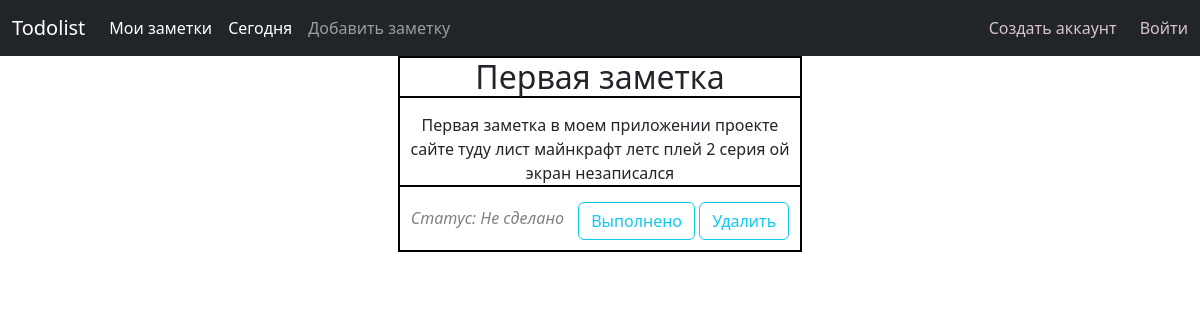
The page /notes/1/ on the database its author committed.
### notes/models.py (models this page shows, shortened)
class Note(models.Model):
    STATUS_CHOICES = [
        ('ToDo', 'Не сделано'),
        ('Completed', 'Сделано'),
    ]
    title = models.CharField(max_length=200)
    created = models.DateTimeField(auto_now_add=True)
    datetodo = models.DateField()
    status = models.CharField(
        max_length=20, choices=STATUS_CHOICES, default='ToDo')
    description = models.TextField(blank=True, null=True)
    user = models.ForeignKey(User,
                             on_delete=models.CASCADE,
                             related_name='notes_created')
    class Meta:
        ordering = ['-created']

### notes/views.py (the view)
# urls.py: path('<int:note_id>/', views.detail_view, name='detail_view'),
def detail_view(request, note_id):
    note = get_object_or_404(Note, id=note_id)
    return render(request, 'notes/detail.html', {'note': note})

### notes/templates/notes/detail.html (shortened to what this page needs)
{% extends 'base.html' %}
{% load static %}
{% block content %}
  <div class="main">
    <div class="note">
        <h2 id="title" style="border-bottom:2px solid black;">{{ note.title }}</h2>
        <p id="desc" style="border-bottom:2px solid black; margin-top: 15px; margin-bottom: 15px;">{{ note.description }}</p>
        <p style="color: gray; font-style: italic; display: inline-block; vertical-align: middle; margin-right: 10px;">Статус: {{ note.get_status_display }}</p>
        <a href="#"><button style="display: inline-block; vertical-align: middle; margin-bottom: 10px;" type="button" class="btn btn-outline-info">Выполнено</button></a>
        <a href="#"><button style="display: inline-block; vertical-align: middle; margin-bottom: 10px;" type="button" class="btn btn-outline-info">Удалить</button></a>
    </div>
  </div>
{% endblock content %}

### notes/static/css/css.css (style rules this page uses)
.note { display: inline-block; margin-left: auto; margin-right: auto; border: 2px solid black; }
.main { margin: 0; padding: 0; text-align: center; }
#desc { max-width: 400px; }
h2 { border-bottom:1px solid #bbb; }

### rows shown on the page
Note: title "Первая заметка", description "Первая заметка в моем приложении проекте сайте туду лист майнкрафт летс плей 2 серия ой экран незаписался", status "Не сделано"
